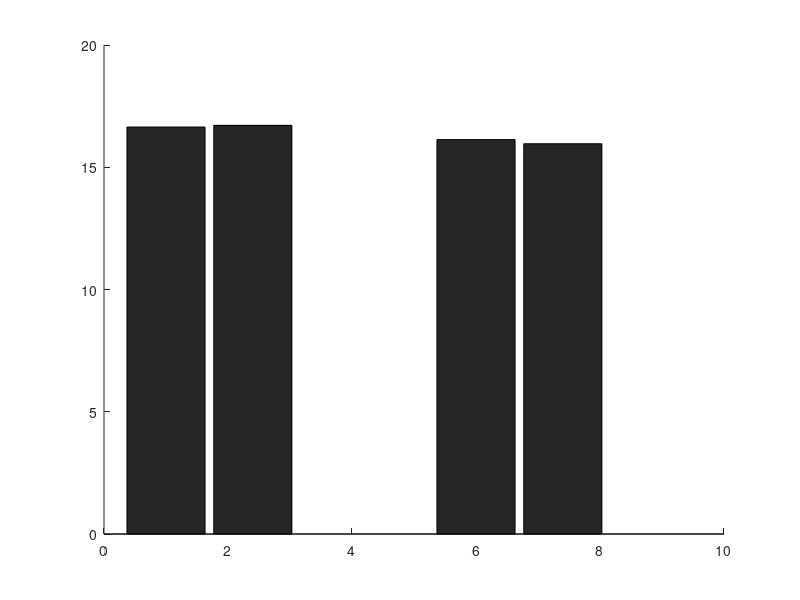

Write the MATLAB code that produced this figure. (Note: this script raises an error after producing the figure.)
%% Figure S1: Additional behavioral experiment and results
% rows = subjects, columns = conditions
% col order:
% 1 no adapter | 2 contour | 3 connected | 4 middle | 5 unconnected | 6 lines
PSE_data = [
    18.2300   15.8100   19.2100   15.0200   17.8400   16.8300;
    20.0000   20.0000   17.2500   17.4500   17.1300   17.5700;
    16.8200   17.5300   17.2800   15.7300   14.8600   16.2400;
    17.4500   19.7200   20.0000   20.0000   20.0000   18.6000;
    16.5900   14.6100   16.8800   15.9400   14.8600   14.5300;
    17.8600   17.5900   16.9100   15.1500   16.5000   16.1600;
    15.5600   16.5500   14.5700   14.8800   16.6800   15.2300;
    17.5200   14.5500   15.4600   16.3000   16.1200   16.1700;
    19.1400   16.1100   16.1500   19.8500   18.1800   18.1300;
    17.1200   19.2000   20.0000   19.7500   17.2100   16.1100;
    20.0000   18.9500   18.2600   15.6300   19.3400   15.5700;
    14.4200   16.5700   16.0700   14.8200   17.6400   13.3400;
    18.3900   16.2500   13.9900   17.4300   15.8500   15.4400;
    16.1500   13.1000   13.9800   14.4000   11.2800   11.1200;
    17.9900   17.4000   18.8000   14.4900   13.3600   16.3600;
    17.1300   15.7500   15.5200   14.1400   17.1700   18.6600;
    17.7800   16.9200   15.6600   15.1600   14.3000   14.4000;
    18.3200   17.9500   15.9300   16.8700   16.0000   18.8400;
    19.7100   17.7200   15.8900   14.8800   14.8600   18.9000;
    19.2000   19.3500   20.0000   18.7700   17.1600   18.8300;
    16.1200   13.7100   13.6300   17.8400   14.7500   16.0200;
    17.0600   17.5600   16.9500   17.5100   14.9200   19.2800;
    18.4300   12.2300   16.2700   14.1800   14.1500   12.1300;
    18.2600   11.9300   16.8100   10.6400   12.2400   11.8200;
    16.0000   18.1200   15.1800   16.9800   15.8400   17.6100;
    17.6400   19.2800   19.6800   19.0500   18.5200   18.0700;
    16.3800   14.9600   14.9500   12.3300   14.2100   13.6000
];

alpha = 0.05;

%% -------------------- Extract four conditions (order: contour, connected, lines, unconnected) --------------------
x_contour     = PSE_data(:, 2);
x_connected   = PSE_data(:, 3);
x_lines       = PSE_data(:, 6);
x_unconnected = PSE_data(:, 5);

X = [x_contour, x_connected, x_lines, x_unconnected];

% Merge groups (mean within each subject)
grp_CC = mean([x_connected, x_contour], 2);     % connected + contour
grp_LU = mean([x_lines, x_unconnected], 2);     % lines + unconnected

%% -------------------- Color settings (as specified) --------------------
col_uncon   = [0.3, 0.6, 0.9];
col_con     = [0.3, 0.6, 0.9];
col_line    = [0.3, 0.6, 0.9];
col_contour = [0.3, 0.6, 0.9];

bar_colors = [
    col_contour;
    col_con;
    col_line;
    col_uncon
];

%% -------------------- X positions: slightly larger within-group spacing, but still smaller than between-group spacing --------------------
% Within-group spacing: 1.4; between-group spacing: 3.6 (ensuring between-group > within-group)
xpos = [1, 2.4, 6.0, 7.4];

%% -------------------- Mean + SEM (black error bars in comment, actual code uses red) --------------------
mean_PSE = mean(X, 1, 'omitnan');
n_eff    = sum(isfinite(X), 1);
sem_PSE  = std(X, 0, 1, 'omitnan') ./ sqrt(n_eff);

%% ==================== Plot ====================
figure;
hold on;

% Bar plot (wider BarWidth: 0.90)
barW = 0.90;
b = bar(xpos, mean_PSE, 'BarWidth', barW, 'FaceColor', 'flat');
b.CData = bar_colors;

% SEM error bars: red points/lines (others unchanged)
errorbar(xpos, mean_PSE, sem_PSE, 'r', 'LineStyle', 'none', 'LineWidth', 2, 'CapSize', 15);

% Subject-level dots (without jitter)
num_subjects   = size(X, 1);
num_conditions = size(X, 2);
for i = 1:num_conditions
    scatter(ones(num_subjects, 1) * xpos(i), X(:, i), 20, 'k', 'filled', 'MarkerFaceAlpha', 0.6);
end

% -------------------- Statistics: normality test (difference scores) -> t-test or signrank --------------------
warnState = warning; warning('off','all');

% (1) contour vs connected
mask12 = isfinite(x_contour) & isfinite(x_connected);
a1 = x_contour(mask12);
b1v = x_connected(mask12);
d1 = b1v - a1;  % connected - contour
[hL1, pL1] = lillietest(d1, 'Alpha', alpha);
[hJ1, pJ1] = jbtest(d1, alpha);
isNormal1 = (hL1==0) && (hJ1==0);
if isNormal1
    [~, p1] = ttest(d1, 0, 'Alpha', alpha);
    testName1 = 'paired t-test';
else
    p1 = signrank(a1, b1v, 'Alpha', alpha);
    testName1 = 'signrank';
end

% (2) lines vs unconnected
mask34 = isfinite(x_lines) & isfinite(x_unconnected);
a2 = x_lines(mask34);
b2v = x_unconnected(mask34);
d2 = b2v - a2;  % unconnected - lines
[hL2, pL2] = lillietest(d2, 'Alpha', alpha);
[hJ2, pJ2] = jbtest(d2, alpha);
isNormal2 = (hL2==0) && (hJ2==0);
if isNormal2
    [~, p2] = ttest(d2, 0, 'Alpha', alpha);
    testName2 = 'paired t-test';
else
    p2 = signrank(a2, b2v, 'Alpha', alpha);
    testName2 = 'signrank';
end

% (3) merged groups: mean(CC) vs mean(LU)
maskG = isfinite(grp_CC) & isfinite(grp_LU);
g1 = grp_CC(maskG);
g2 = grp_LU(maskG);
dG = g2 - g1;  % LU - CC
[hLG, pLG] = lillietest(dG, 'Alpha', alpha);
[hJG, pJG] = jbtest(dG, alpha);
isNormalG = (hLG==0) && (hJG==0);
if isNormalG
    [~, pG] = ttest(dG, 0, 'Alpha', alpha);
    testNameG = 'paired t-test';
else
    pG = signrank(g1, g2, 'Alpha', alpha);
    testNameG = 'signrank';
end

warning(warnState);

% -------------------- Significance labels (non-significant -> n.s.) --------------------
if p1 < 1e-4, lab1 = '****';
elseif p1 < 1e-3, lab1 = '***';
elseif p1 < 1e-2, lab1 = '**';
elseif p1 < 0.05, lab1 = '*';
else, lab1 = 'n.s.'; end

if p2 < 1e-4, lab2 = '****';
elseif p2 < 1e-3, lab2 = '***';
elseif p2 < 1e-2, lab2 = '**';
elseif p2 < 0.05, lab2 = '*';
else, lab2 = 'n.s.'; end

if pG < 1e-4, labG = '****';
elseif pG < 1e-3, labG = '***';
elseif pG < 1e-2, labG = '**';
elseif pG < 0.05, labG = '*';
else, labG = 'n.s.'; end

% -------------------- Bracket drawing (kept within ylim [10, 21]) --------------------
ylim([10 21]);

% Draw dashed reference line at y = 15
yline(15, '--', 'LineWidth', 1.5, 'Color', [0 0 0], 'HandleVisibility','off');

dh  = 0.12;
gap = 0.1;
lw1 = 1.8;
lw2 = 2.2;

yMaxData = max(X(:), [], 'omitnan');
yMaxBar  = max(mean_PSE + sem_PSE);
baseTop  = max([yMaxData, yMaxBar]);

y12    = baseTop + 0.18;
yMerge = y12 + 0.30;
yTop   = yMerge + 0.30;

yNeededTop = yTop + dh + gap + 0.10;
if yNeededTop > 21
    shiftDown = yNeededTop - 21;
    y12    = y12    - shiftDown;
    yMerge = yMerge - shiftDown;
    yTop   = yTop   - shiftDown;
end

% (1) contour vs connected
plot([xpos(1) xpos(1) xpos(2) xpos(2)], [y12 y12+dh y12+dh y12], 'k', 'LineWidth', lw1);
text(mean([xpos(1) xpos(2)]), y12+dh+gap, lab1, 'HorizontalAlignment','center', 'FontSize', 12);

% (2) lines vs unconnected
plot([xpos(3) xpos(3) xpos(4) xpos(4)], [y12 y12+dh y12+dh y12], 'k', 'LineWidth', lw1);
text(mean([xpos(3) xpos(4)]), y12+dh+gap, lab2, 'HorizontalAlignment','center', 'FontSize', 12);

% (3) Summary brackets (without text)
plot([xpos(1) xpos(1) xpos(2) xpos(2)], [yMerge yMerge+dh yMerge+dh yMerge], 'k', 'LineWidth', lw2);
plot([xpos(3) xpos(3) xpos(4) xpos(4)], [yMerge yMerge+dh yMerge+dh yMerge], 'k', 'LineWidth', lw2);

% (4) Comparison across the two merged groups
plot([xpos(1) xpos(1) xpos(4) xpos(4)], [yTop yTop+dh yTop+dh yTop], 'k', 'LineWidth', lw2);
text(mean([xpos(1) xpos(4)]), yTop+dh+gap, labG, 'HorizontalAlignment','center', 'FontSize', 12);

% -------------------- Aesthetic settings --------------------
set(gca, 'XTick', xpos, 'XTickLabel', {'contour','connected','lines','unconnected'});
xlabel('Adaptation Condition', 'FontSize', 12, 'FontWeight', 'bold');
ylabel('PSE', 'FontSize', 12, 'FontWeight', 'bold');
title('PSE under Different Adaptation Conditions', 'FontSize', 14, 'FontWeight', 'bold');

% Keep only x/y axes: remove top/right borders
set(gca, 'Box', 'off', 'TickDir', 'out', 'LineWidth', 1.5, 'FontSize', 11);
ax = gca;
ax.XAxis.LineWidth = 1.5;
ax.YAxis.LineWidth = 1.5;

grid off;

xlim([min(xpos)-0.8, max(xpos)+0.8]);
hold off;

%% -------------------- Console output --------------------
fprintf('\n===== Stats summary (alpha=%.3f) =====\n', alpha);
fprintf('[contour vs connected]  test=%s | p=%.6g | n=%d\n', testName1, p1, numel(d1));
fprintf('[lines vs unconnected] test=%s | p=%.6g | n=%d\n', testName2, p2, numel(d2));
fprintf('[merged CC vs merged LU] test=%s | p=%.6g | n=%d\n', testNameG, pG, numel(dG));
fprintf('Normality p-values (Lillie/JB): pair1(%.3g/%.3g), pair2(%.3g/%.3g), merged(%.3g/%.3g)\n', ...
    pL1, pJ1, pL2, pJ2, pLG, pJG);
